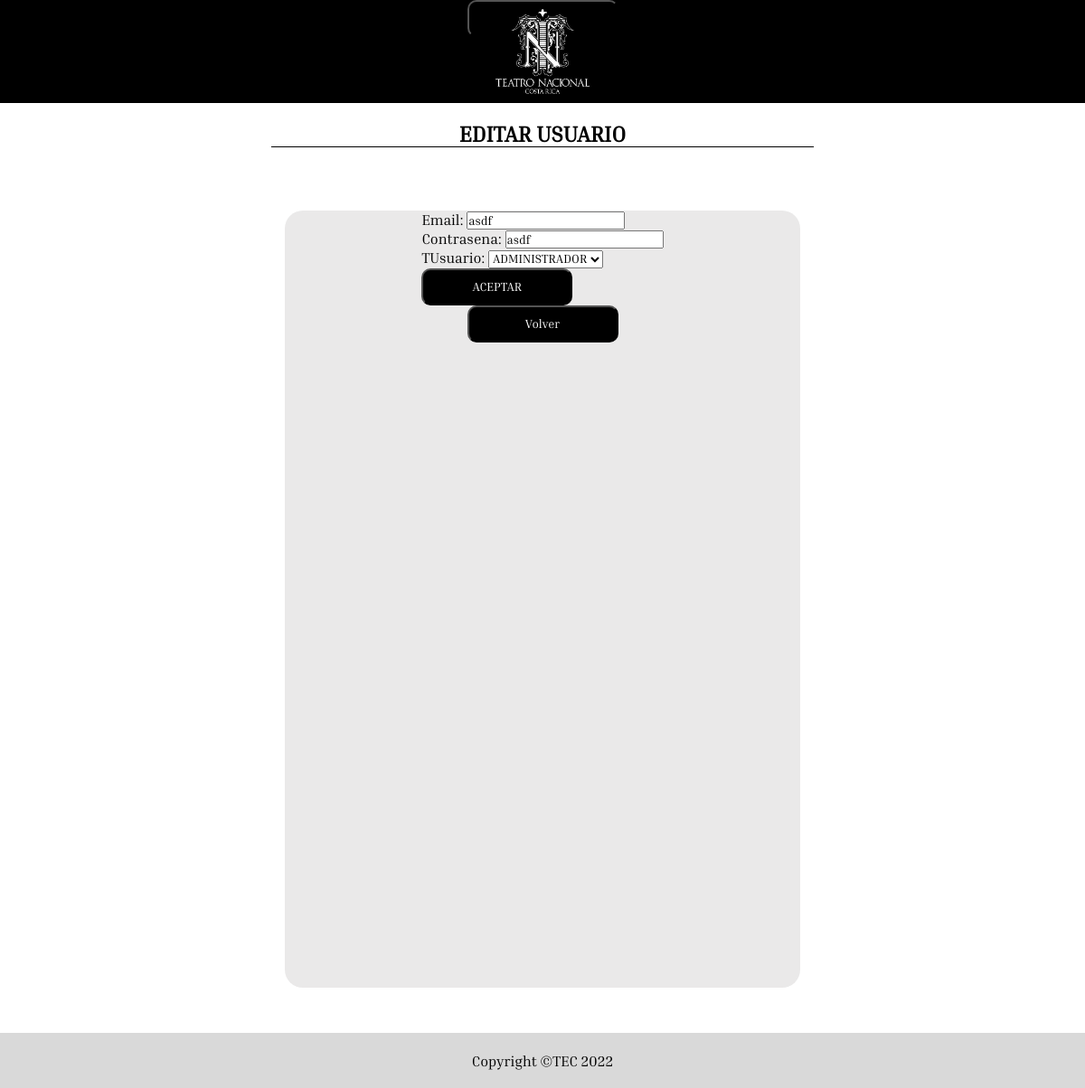
Page /listaUsuarios/updateUsuario/7 on the earlier database version.
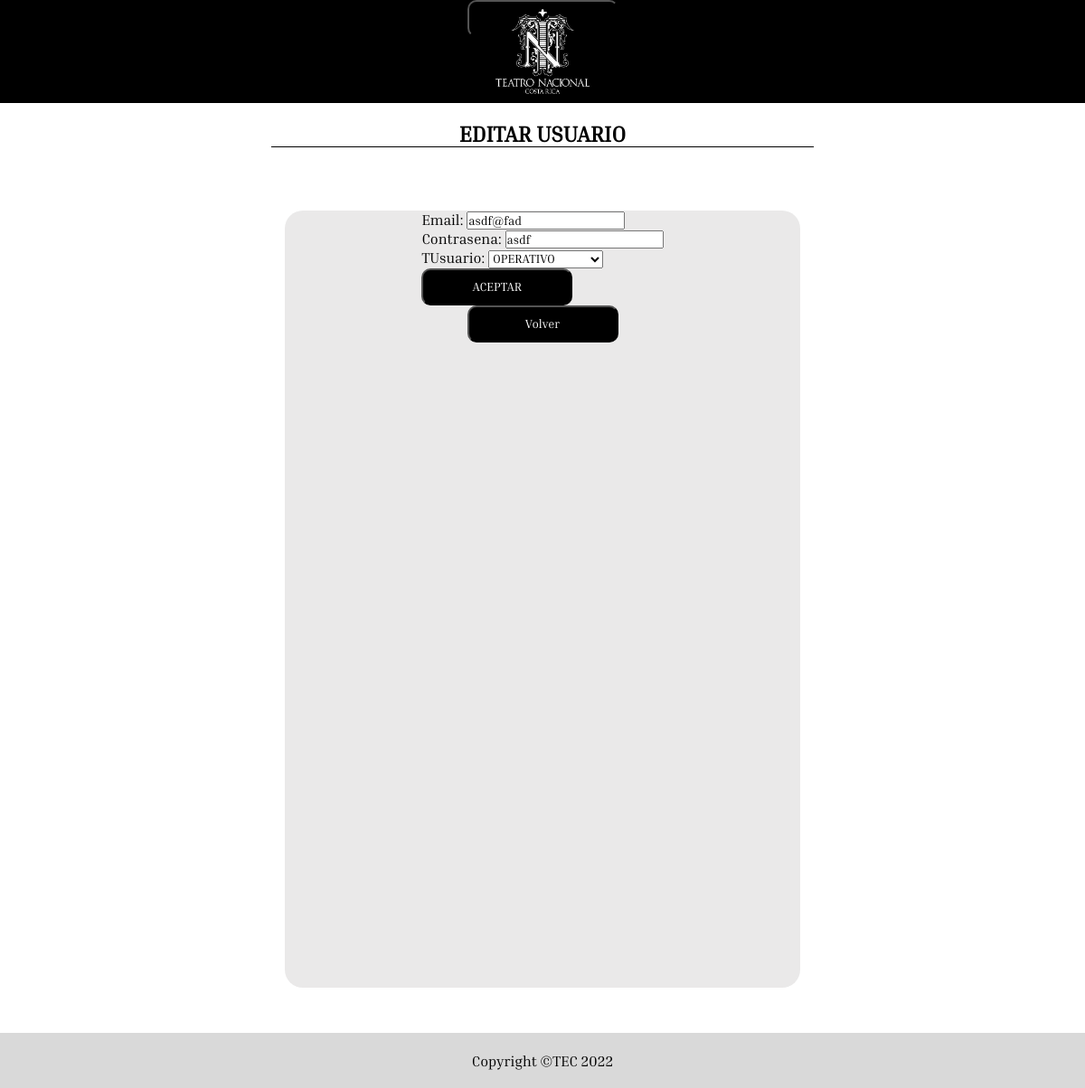
Same page on the later database version.
### modelo/models.py (models this page shows, shortened)
class Usuario(models.Model):
    class TUsuario(models.TextChoices):
        ADMINISTRADOR = 'ADMINISTRADOR', 'ADMINISTRADOR'
        SUPERUSUARIO = 'SUPERUSUARIO', 'SUPERUSUARIO'
        OPERATIVO = 'OPERATIVO', 'OPERATIVO'
    tUsuario = models.CharField(max_length=25 , choices=TUsuario.choices, default=TUsuario.OPERATIVO)
    contrasena = models.CharField(max_length=100)
    email = models.CharField(max_length=100, unique=True)

### modelo/views.py (the view, shortened to what this page needs)
# urls.py: path('listaUsuarios/updateUsuario/<int:id_>', views.updateUser, name='updateUsuario'),
def updateUser(request, id_):
    if request.method == 'GET':
        usuario = get_object_or_404(Usuario, id=id_)
        form = CreateUserForm(instance=usuario)
        return render(request, 'editarUsuario.html', { 'usuario' : usuario , 'form' : form })

### modelo/forms.py
class CreateUserForm(ModelForm):
    class Meta:
        model = Usuario
        fields = ['email', 'contrasena', 'tUsuario']

### modelo/templates/editarUsuario.html (shortened to what this page needs)
{% extends 'baseAdmin.html' %}
{% block content %}
{% load static %}
<div class="tituloLista">
    <h2>EDITAR USUARIO</h2>
</div>
<div class="formularioContainer">
    <form action="" method="post">
        {{form.as_p}}
        <button class="botonEstandar btn167">
            <span class="letraEstandar">ACEPTAR</span>
        </button>
    </form>
    <a href="{{request.META.HTTP_REFERER}}">
        <button class="botonEstandar btn167">
          <span class="letraEstandar">Volver</span>
        </button>
    </a>
</div>
{% endblock content %}

Differences in the rows shown:
changed Usuario "asdf": email "asdf" → "asdf@fad"; tUsuario "ADMINISTRADOR" → "OPERATIVO"
